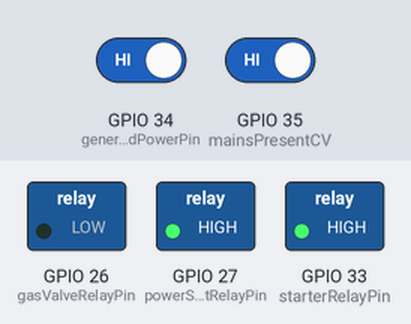
Simulated run of this sketch. Board: ESP32. Shown: switched loads named in the sketch (green lamp = pin HIGH). The inputs (shaded band) are chosen by the test bench; at power-on: GPIO 34 (generatorBasedPowerPin) HIGH, GPIO 35 (mainsPresentCV) HIGH. Pins used as bus, display or sensor lines are not drawn; what the sketch prints to the serial monitor is not drawn.

Above: at 1.2 s.
1.3 s: GPIO 34 (generatorBasedPowerPin) driven LOW
At 2.6 s:
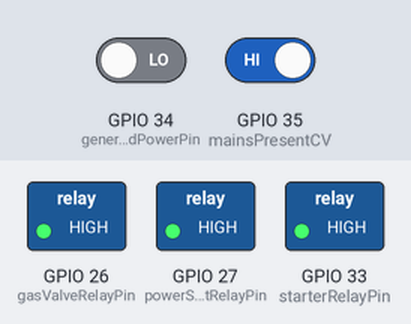
2.9 s: GPIO 35 (mainsPresentCV) driven LOW
At 3.9 s:
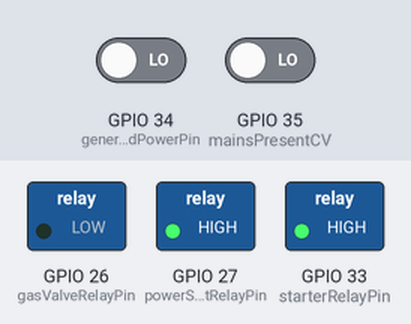
4.5 s: GPIO 34 (generatorBasedPowerPin) driven HIGH
At 4.9 s:
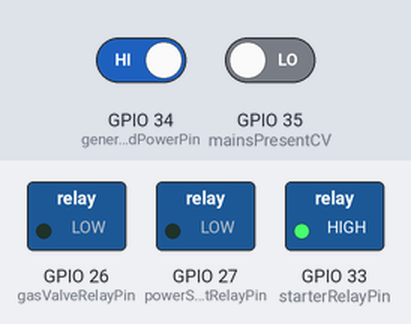
6.1 s: GPIO 35 (mainsPresentCV) driven HIGH
At 7.4 s:
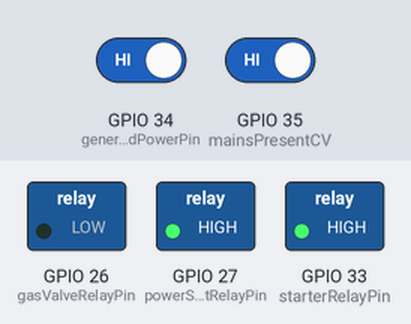
7.7 s: GPIO 34 (generatorBasedPowerPin) driven LOW and GPIO 35 (mainsPresentCV) driven LOW
At 21.5 s:
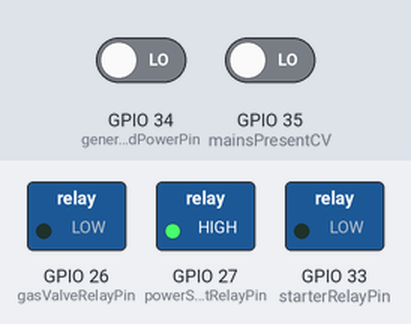
Timing chart, 0 to 53.5 s (numbered marks = the images above; inputs shaded):
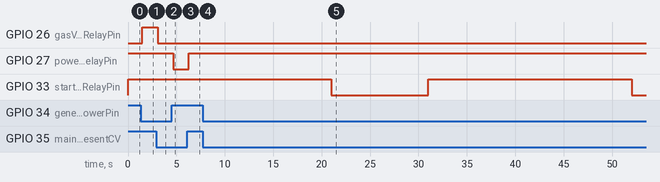

Measured:
- after the input at 1.3 s, GPIO 26 (gasValveRelayPin): LOW → HIGH after 0.17 s
- after the input at 2.9 s, GPIO 26 (gasValveRelayPin): HIGH → LOW after 0.16 s
- after the input at 4.5 s, GPIO 27 (powerSourceSelectRelayPin): HIGH → LOW after 0.16 s
- after the input at 6.1 s, GPIO 27 (powerSourceSelectRelayPin): LOW → HIGH after 0.16 s
- after the input at 7.7 s, GPIO 26 (gasValveRelayPin): stays LOW (without the input it goes to HIGH after 3.3 s); GPIO 33 (starterRelayPin): HIGH → LOW after 13.3 s, → HIGH 10.0 s later, → LOW 21.0 s later

The sketch:

autostart.ino
```cpp
/*
    Outputs:
    1 - status led(s) //not implemented yet
    2 - servo //not implemented yet
    3 - main contactor control voltage //not implemented yet

        Relays:
        1 - power source select generator/line
        2 - gas valve
        3 - gas valve powering from battery (for egnition)
        4 - starter

    Inputs:
    1 - 5v when line is present
    2 - 5v when generator is started working
    3 - manual gas valve control switch //not implemented yet
    4 - manual servo control pot //not implemented yet


    powering from usb
    if generator is powerking, then switch to charge from gen. Else charge from mains
*/

//inputs
#define generatorBasedPowerPin 34
#define mainsPresentCV 35

//outputs, relays
#define powerSourceSelectRelayPin 27
#define gasValveRelayPin 26
#define gasValvePowerSourceSelectPin 25
#define starterRelayPin 33

//outputs, indicators
#define genPowerIndicator 16
#define mainsPowerIndicator 17

//constants
#define gasValveOpenDelaySecs 5
#define starterActiveDelaySecs 10
#define starterPauseDelaySecs 20
#define generatorCooldownDelaySecs 10
#define allowedAttempts 4
#define debounceMsecs 150

enum Activity {enable, disable};

bool isStarterRunning, isGeneratorWorking, isMainsPresent, isValveOpen, isValveOnBattery;
uint8_t attempts;

unsigned long secs;
unsigned long msecs;
unsigned long starterEnabledTimestampSecs;
unsigned long generatorCooldownStartedTimestampSecs;
unsigned long starterPauseStartedTimestampSecs;
unsigned long mainsInputValueChangedTimestampMsecs;
unsigned long genInputValueChangedTimestampMsecs;
unsigned long gasValveOpenOnStartTimestampSecs;


void setup() {
    Serial.begin(115200);
    pinMode(mainsPresentCV, INPUT);
    pinMode(generatorBasedPowerPin, INPUT);

    pinMode(powerSourceSelectRelayPin, OUTPUT);
    digitalWrite(powerSourceSelectRelayPin, disable);

    pinMode(gasValveRelayPin, OUTPUT);
    digitalWrite(gasValveRelayPin, disable);

    pinMode(gasValvePowerSourceSelectPin, OUTPUT);
    digitalWrite(gasValvePowerSourceSelectPin, disable);

    pinMode(starterRelayPin, OUTPUT);
    digitalWrite(starterRelayPin, disable);

    pinMode(genPowerIndicator, OUTPUT);
    digitalWrite(genPowerIndicator, LOW);

    pinMode(mainsPowerIndicator, OUTPUT);
    digitalWrite(mainsPowerIndicator, LOW);

}

void powerValveFromBattery(bool isValveShouldBePoweredFromBattery = true) {
    isValveOnBattery = isValveShouldBePoweredFromBattery;
    digitalWrite(gasValvePowerSourceSelectPin, isValveOnBattery ? enable : disable);
}

void enableValve(bool isValveShouldBeOpen = true) {
    isValveOpen = isValveShouldBeOpen;
    digitalWrite(gasValveRelayPin, isValveShouldBeOpen ? enable : disable);

    if (!isValveOpen) {
        powerValveFromBattery(false);
    }
}

void checkStatus() {
    //TODO add debounce

    bool genPowerVal = digitalRead(generatorBasedPowerPin);
    digitalWrite(genPowerIndicator, genPowerVal);
    if (genPowerVal != isGeneratorWorking) {
        if (!genInputValueChangedTimestampMsecs) {
            genInputValueChangedTimestampMsecs = msecs;
        } else if (msecs - genInputValueChangedTimestampMsecs > debounceMsecs) {
            attempts = 0;
            genInputValueChangedTimestampMsecs = 0;
            isGeneratorWorking = genPowerVal;
        }
    } else {
      genInputValueChangedTimestampMsecs = 0;
    }


    bool mainsPowerVal = digitalRead(mainsPresentCV);
    digitalWrite(mainsPowerIndicator, mainsPowerVal);
    if (mainsPowerVal != isMainsPresent) {
        if (!mainsInputValueChangedTimestampMsecs) {
            mainsInputValueChangedTimestampMsecs = msecs;
        } else if (msecs - mainsInputValueChangedTimestampMsecs > debounceMsecs) {
            attempts = 0;
            mainsInputValueChangedTimestampMsecs = 0;
            isMainsPresent = mainsPowerVal;
        }
    } else {
      mainsInputValueChangedTimestampMsecs = 0;
    }


    Serial.println("");
    Serial.println("");
    Serial.print(" Generator:");
    Serial.print(isGeneratorWorking);
    Serial.print(" Mains:");
    Serial.print(isMainsPresent);
    Serial.print(" Valve:");
    Serial.print(isValveOpen);
    Serial.print(" ValvePS:");
    Serial.print(isValveOnBattery);
    Serial.print(" Starter:");
    Serial.print(isStarterRunning);
    Serial.print(" Attempts:");
    Serial.print(attempts);
    Serial.println("");
}

void loop() {
    msecs = millis();
    secs = msecs / 1000;

    checkStatus();
    checkStarter();

    if (!isGeneratorWorking && !isMainsPresent) {
        startGenerator();
    }

    if (isGeneratorWorking && isMainsPresent) {
        stopGenerator();
    }

    if (!isGeneratorWorking && isMainsPresent) {
        enableValve(false);

        stopStarter();
    }

    if (isGeneratorWorking && isValveOnBattery) {
        powerValveFromBattery(false);
    }

    powerSelect();

    delay(10);
}

void powerSelect() {
    digitalWrite(powerSourceSelectRelayPin, !isGeneratorWorking || isMainsPresent);
}


void startGenerator() {
    Serial.print(", Start generator");
    if (attempts > allowedAttempts - 1) {
        return;
    }
    //open gas valve
    powerValveFromBattery();
    enableValve();

    //if first attempt, let gas flow
    if (attempts == 0 && gasValveOpenOnStartTimestampSecs == 0) {
        gasValveOpenOnStartTimestampSecs = secs;
    }

    if (secs - gasValveOpenOnStartTimestampSecs > gasValveOpenDelaySecs) {
        gasValveOpenOnStartTimestampSecs = 0;
        runStarter();
    }

}

void stopGenerator() {
    Serial.print(", Stop generator");
    if (!generatorCooldownStartedTimestampSecs) {
        generatorCooldownStartedTimestampSecs = secs;
    }

    if (secs - generatorCooldownStartedTimestampSecs >= generatorCooldownDelaySecs) {
        digitalWrite(gasValveRelayPin, disable);
        isValveOpen = false;
        generatorCooldownStartedTimestampSecs = 0;
    }
}

void runStarter() {
    if (isGeneratorWorking) {
        return;
    }
    Serial.print(", Run Starter");
    if (!isStarterRunning && secs - starterPauseStartedTimestampSecs > starterPauseDelaySecs) {
        digitalWrite(starterRelayPin, enable);
        starterEnabledTimestampSecs = secs;
        isStarterRunning = true;
    }
}

void stopStarter() {
    Serial.print(", Stop Starter");
    digitalWrite(starterRelayPin, disable);
    starterEnabledTimestampSecs = 0;
    gasValveOpenOnStartTimestampSecs = 0;
    isStarterRunning = false;
}

void checkStarter() {
    if (!isStarterRunning) {
        return;
    }

    if (isMainsPresent) {
        stopStarter();
        attempts = 0;

        enableValve(false);
    }

    if (isGeneratorWorking) {
        Serial.print(", Generator started");
        stopStarter();
        attempts = 0;

        powerValveFromBattery(false);
    } else if (secs - starterEnabledTimestampSecs >= starterActiveDelaySecs) {
        Serial.print(", Generator start failed");
        stopStarter();
        attempts++;

        enableValve(false);

        starterPauseStartedTimestampSecs = secs;
    }
}
```
